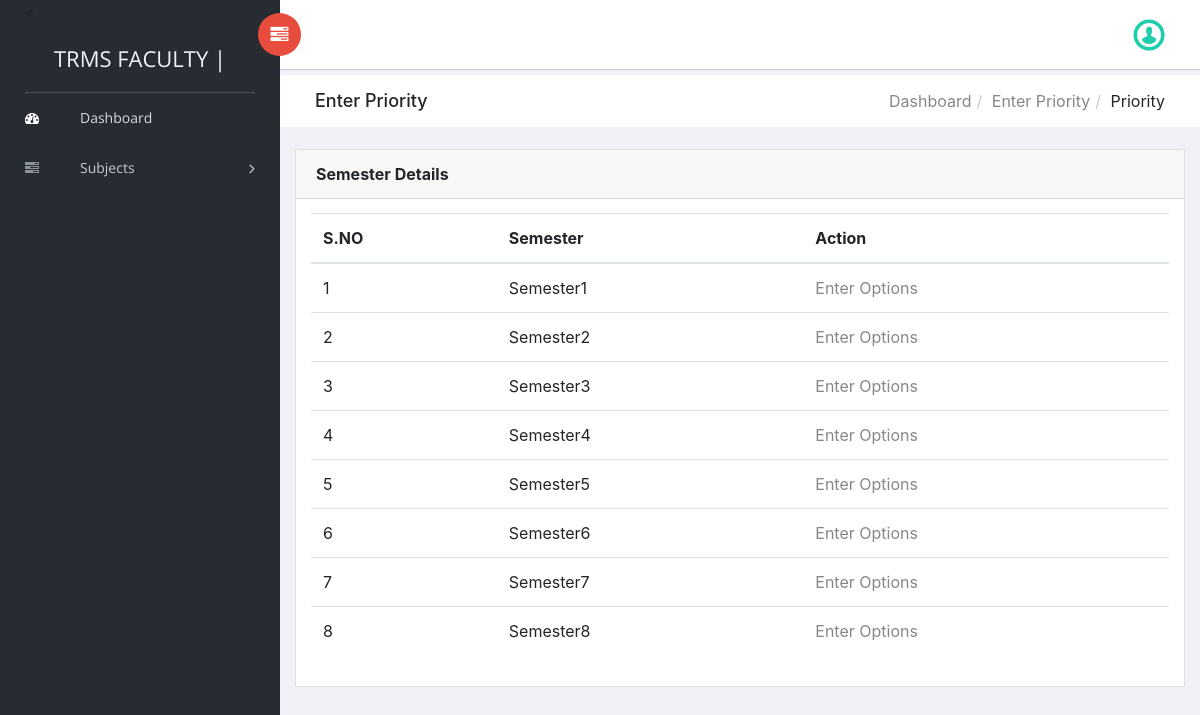
The page /trms/faculty/enter-priority.php (signed in) on the database its author committed.
### tables this page shows
CREATE TABLE `tblsemester` (
  `ID` int(11) AUTO_INCREMENT PRIMARY KEY ,
  `SemName` varchar(64) DEFAULT NULL
);

### trms/faculty/enter-priority.php (the view, shortened to what this page needs)
<?php
include('includes/dbconnection.php');
if (strlen($_SESSION['trmsaid']==0)) {
  header('location:logout.php');
  } else{
?>
<!doctype html>
<html class="no-js" lang="en">
<head>
	<link rel="stylesheet" href="vendors/bootstrap/dist/css/bootstrap.min.css">
    <link rel="stylesheet" href="vendors/font-awesome/css/font-awesome.min.css">
    <link rel="stylesheet" href="vendors/themify-icons/css/themify-icons.css">
    <link rel="stylesheet" href="vendors/flag-icon-css/css/flag-icon.min.css">
    <link rel="stylesheet" href="vendors/selectFX/css/cs-skin-elastic.css">
    <link rel="stylesheet" href="assets/css/style.css">
</head>
<body>
    <?php include_once('includes/sidebar.php');?>
    <div id="right-panel" class="right-panel">
        <?php include_once('includes/header.php');?>
        <div class="breadcrumbs">
            <div class="col-sm-4">
                <div class="page-header float-left">
                    <div class="page-title">
                        <h1>Enter Priority</h1>
                    </div>
                </div>
            </div>
            <div class="col-sm-8">
                <div class="page-header float-right">
                    <div class="page-title">
                        <ol class="breadcrumb text-right">
                            <li><a href="dashboard1.php">Dashboard</a></li>
                            <li><a href="enter-priority.php">Enter Priority</a></li>
                            <li class="active">Priority </li>
                        </ol>
                    </div>
                </div>
            </div>
        </div>
 <div class="content mt-3">
            <div class="animated fadeIn">
                <div class="row">
                    <div class="col-lg-12">
                        <div class="card">
                            <div class="card-header">
                                <strong class="card-title">Semester Details</strong>
                            </div>
                            <div class="card-body">
                                <table class="table">
                                    <thead>
                                        <tr>
                                            <tr>
                  <th>S.NO</th>
                  <th>Semester</th>
                   <th>Action</th>
                </tr>
                                        </tr>
                                        </thead>
<?php
$sql="SELECT * from tblsemester";
$query = $dbh -> prepare($sql);
$query->execute();
$results=$query->fetchAll(PDO::FETCH_OBJ);
$cnt=1;
if($query->rowCount() > 0)
{
foreach($results as $row)
{               ?>
                <tr>
                  <td><?php echo htmlentities($cnt);?></td>
                  <td><?php  echo htmlentities($row->SemName);?></td>
                                    <td><a href="enter-subject-priority.php?editid=<?php echo htmlentities ($row->ID);?>">Enter Options</a></td>
                </tr>
               <?php $cnt=$cnt+1;}} ?>
                                </table>
                            </div>
                        </div>
                    </div>
                </div>
            </div>
        </div>
    </div>
</body>
</html>
<?php }  ?>

### rows shown on the page
tblsemester: SemName "Semester1"
tblsemester: SemName "Semester2"
tblsemester: SemName "Semester3"
tblsemester: SemName "Semester4"
tblsemester: SemName "Semester5"
tblsemester: SemName "Semester6"
tblsemester: SemName "Semester7"
tblsemester: SemName "Semester8"
